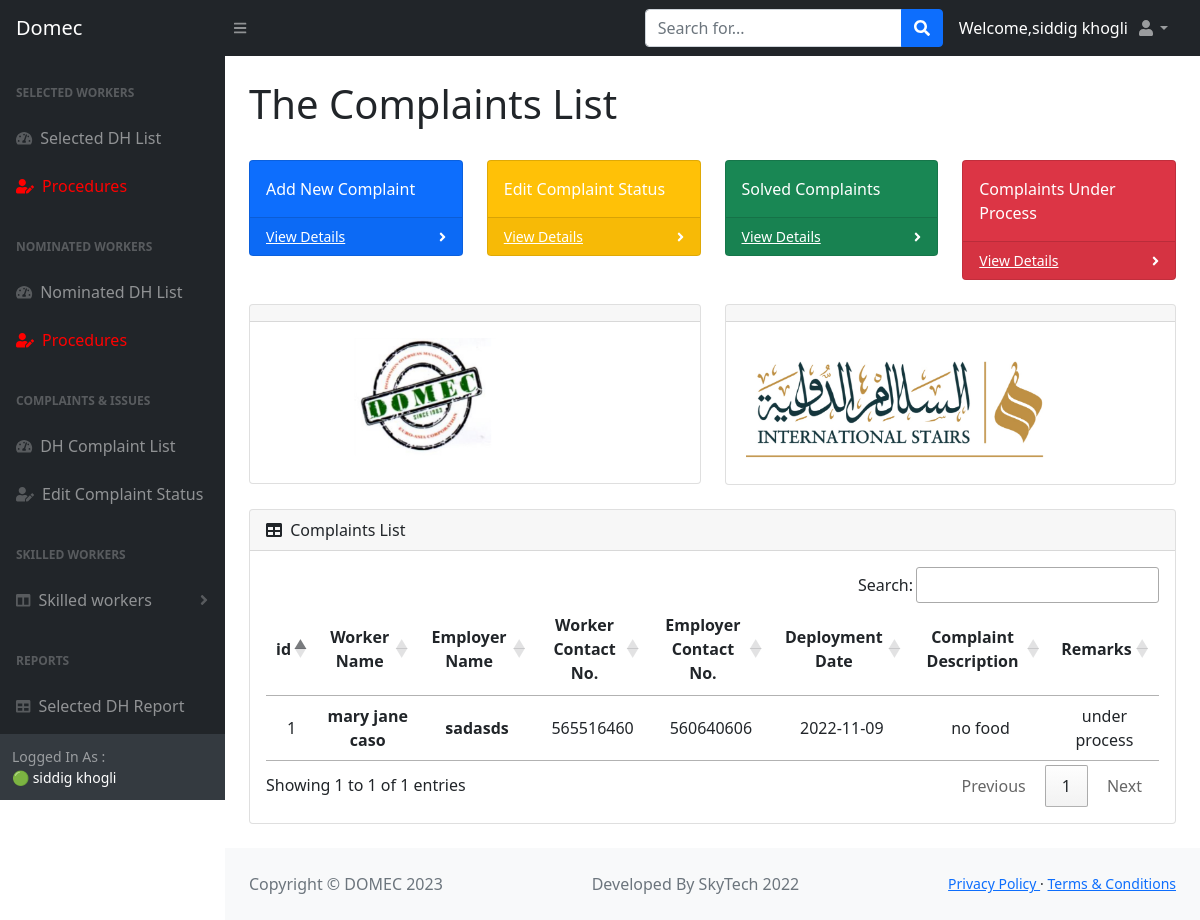
/dom_complaint_index.html (signed in), run on an earlier commit of the app's database.
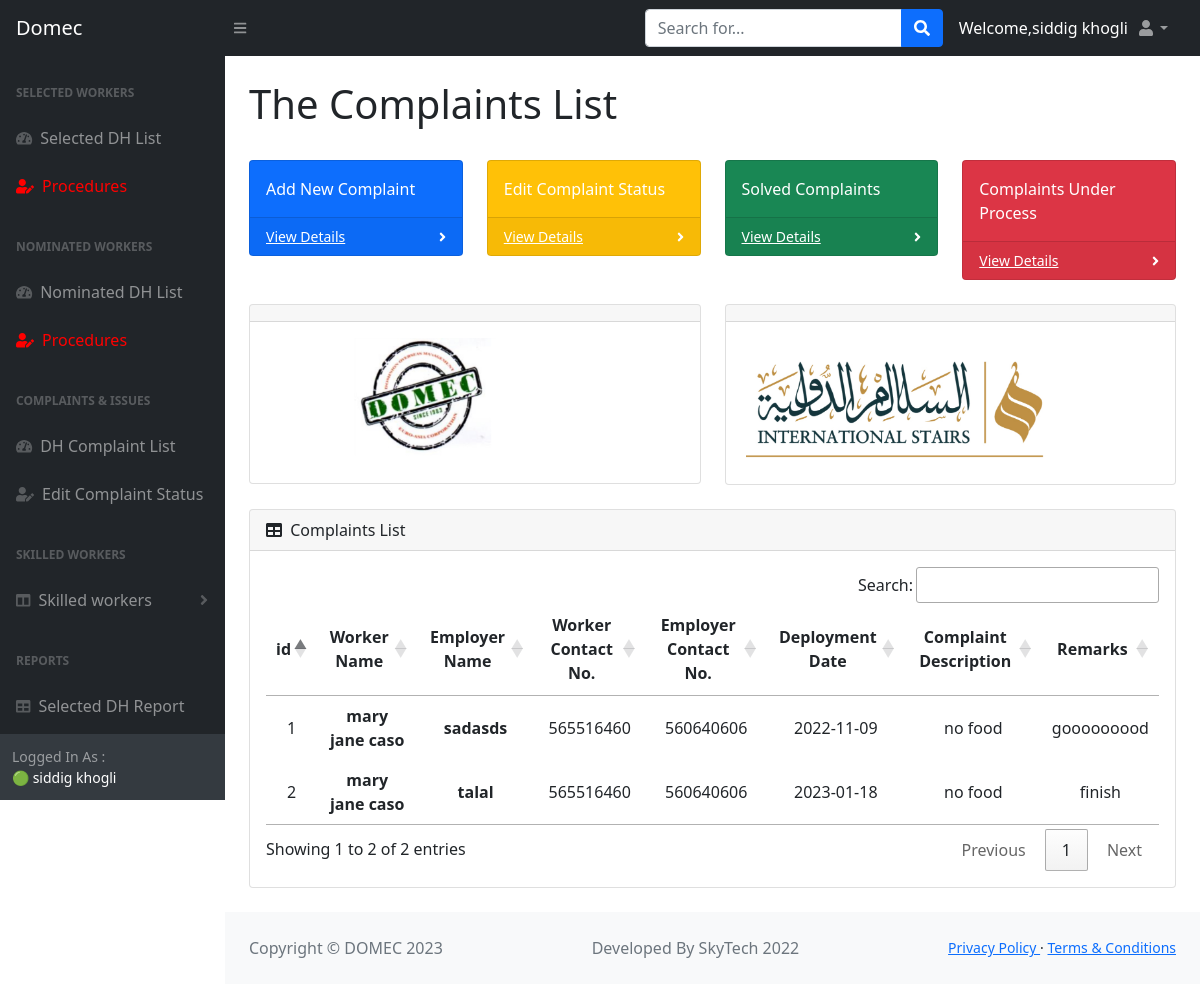
And on a later commit of the database.
### main.py (models this page shows)
class Complaint(db.Model):
    __tablename__ = "complaint"
    id = db.Column(db.Integer, primary_key=True)
    worker_name = db.Column(db.String(250), nullable=False)
    Employer_name = db.Column(db.String(250), nullable=False)
    Worker_contact_No = db.Column(db.BIGINT, nullable=False)
    Employer_contact_No = db.Column(db.BIGINT, nullable=False)
    Deployment_Date = db.Column(db.Date, nullable=False)
    Complaint_Description = db.Column(db.String(1000), nullable=False)
    Status = db.Column(db.String(1000), nullable=False)

### main.py (the view)
@app.route("/dom_complaint_index.html")
@login_required
def dom_complaint():
    all_complaints = Complaint.query.all()
    return render_template("dom_complaint_index.html", complaints=all_complaints, name=current_user.name,
                           logged_in=True)

### main.py (called while the page is built)
@login_manager.user_loader
def load_user(user_id):
    return User.query.get(int(user_id))

### templates/dom_complaint_index.html (shortened to what the changed rows need)
<!DOCTYPE html>
<html lang="en">
   {%include "domec_header.html"%}
    <body class="sb-nav-fixed">
    <div id="layoutSidenav">
            <div id="layoutSidenav_content">
                <main>
                    <div class="container-fluid px-4">
                        <h1 class="mt-4" style="text-align:left"> The Complaints List</h1>
                        <br>
                        <div class="card mb-4">
                            <div class="card-header">
                                <i class="fas fa-table me-1"></i>
                               Complaints List
                            </div>
                            <div class="card-body">
                                <table id="datatablesSimple">
                                    <thead>
                                        <tr>
                                            <th style="text-align:center;">id</th>
                                            <th style="text-align:center;">Worker Name </th>
                                            <th style="text-align:center;">Employer Name</th>
                                            <th style="text-align:center;">Worker Contact No.</th>
                                            <th style="text-align:center;">Employer Contact No.</th>
                                            <th style="text-align:center;">Deployment Date</th>
                                            <th style="text-align:center;">Complaint Description </th>
                                            <th style="text-align:center;">Remarks</th>
                                        </tr>
                                    </thead>
                                     <tbody>
                                        {% for complaint in complaints %}
                                          <tr>
                                              <td style="text-align:center;">{{complaint.id}}</td>
                                              <td style="text-align:center;"><b>{{complaint.worker_name}}</b></td>
                                              <td style="text-align:center;"><b>{{complaint.Employer_name}}</b></td>
                                              <td style="text-align:center;">{{complaint.Worker_contact_No}}</td>
                                              <td style="text-align:center;">{{complaint.Employer_contact_No}}</td>
                                              <td style="text-align:center;">{{complaint.Deployment_Date}}</td>
                                              <td style="text-align:center;">{{complaint.Complaint_Description}}</td>
                                              <td style="text-align:center;">{{complaint.Status}}</td>
                                        </tr>
                                        {% endfor %}
                                    </tbody>
                                </table>
                            </div>
                        </div>
                    </div>
                </main>
            </div>
        </div>
    </body>
</html>

What changed in the data, as far as the page shows it:
changed Complaint "sadasds": Status "under process" → "gooooooood"
added Complaint: id "2", worker_name "mary jane caso", Employer_name "talal", Worker_contact_No "565516460", Employer_contact_No "560640606", Deployment_Date "2023-01-18", Complaint_Description "no food", Status "finish"
Also different on the page:
text written by a page script: "Search: Showing 1 to 1 of 1 entries Previous 1 Next" → "Search: Showing 1 to 2 of 2 entries Previous 1 Next"
